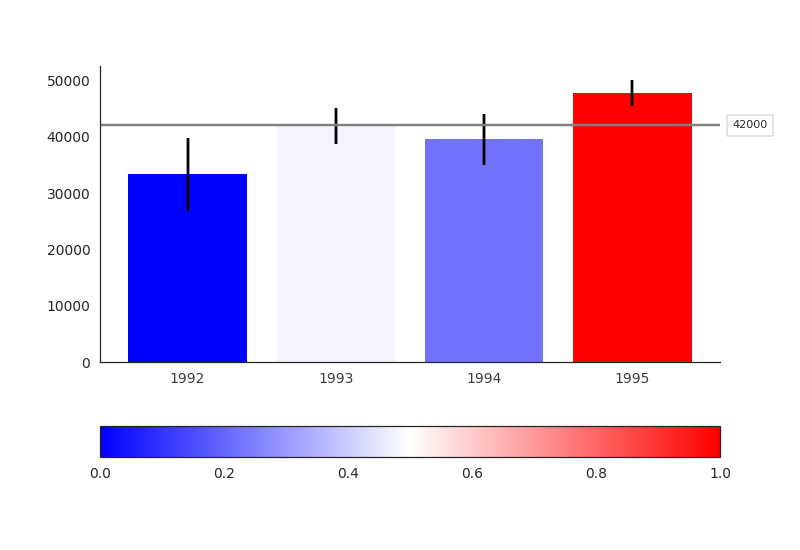

Here is the Python script that generated this plot:

# coding: utf-8

# # Assignment 3 - Building a Custom Visualization
#
# ---
#
# In this assignment you must choose one of the options presented below and submit a visual as well as your source code for peer grading. The details of how you solve the assignment are up to you, although your assignment must use matplotlib so that your peers can evaluate your work. The options differ in challenge level, but there are no grades associated with the challenge level you chose. However, your peers will be asked to ensure you at least met a minimum quality for a given technique in order to pass. Implement the technique fully (or exceed it!) and you should be able to earn full grades for the assignment.
#
#
# &nbsp;&nbsp;&nbsp;&nbsp;&nbsp;&nbsp;Ferreira, N., Fisher, D., & Konig, A. C. (2014, April). [Sample-oriented task-driven visualizations: allowing users to make better, more confident decisions.](https://www.microsoft.com/en-us/research/wp-content/uploads/2016/02/Ferreira_Fisher_Sample_Oriented_Tasks.pdf)
# &nbsp;&nbsp;&nbsp;&nbsp;&nbsp;&nbsp;In Proceedings of the SIGCHI Conference on Human Factors in Computing Systems (pp. 571-580). ACM. ([video](https://www.youtube.com/watch?v=BI7GAs-va-Q))
#
#
# In this [paper](https://www.microsoft.com/en-us/research/wp-content/uploads/2016/02/Ferreira_Fisher_Sample_Oriented_Tasks.pdf) the authors describe the challenges users face when trying to make judgements about probabilistic data generated through samples. As an example, they look at a bar chart of four years of data (replicated below in Figure 1). Each year has a y-axis value, which is derived from a sample of a larger dataset. For instance, the first value might be the number votes in a given district or riding for 1992, with the average being around 33,000. On top of this is plotted the 95% confidence interval for the mean (see the boxplot lectures for more information, and the yerr parameter of barcharts).
#
# <br>
# <img src="readonly/Assignment3Fig1.png" alt="Figure 1" style="width: 400px;"/>
# <h4 style="text-align: center;" markdown="1">  &nbsp;&nbsp;&nbsp;&nbsp;&nbsp;&nbsp;&nbsp;&nbsp;Figure 1 from (Ferreira et al, 2014).</h4>
#
# <br>
#
# A challenge that users face is that, for a given y-axis value (e.g. 42,000), it is difficult to know which x-axis values are most likely to be representative, because the confidence levels overlap and their distributions are different (the lengths of the confidence interval bars are unequal). One of the solutions the authors propose for this problem (Figure 2c) is to allow users to indicate the y-axis value of interest (e.g. 42,000) and then draw a horizontal line and color bars based on this value. So bars might be colored red if they are definitely above this value (given the confidence interval), blue if they are definitely below this value, or white if they contain this value.
#
#
# <br>
# <img src="readonly/Assignment3Fig2c.png" alt="Figure 1" style="width: 400px;"/>
# <h4 style="text-align: center;" markdown="1">  Figure 2c from (Ferreira et al. 2014). Note that the colorbar legend at the bottom as well as the arrows are not required in the assignment descriptions below.</h4>
#
# <br>
# <br>
#
# **Easiest option:** Implement the bar coloring as described above - a color scale with only three colors, (e.g. blue, white, and red). Assume the user provides the y axis value of interest as a parameter or variable.
#
#
# **Harder option:** Implement the bar coloring as described in the paper, where the color of the bar is actually based on the amount of data covered (e.g. a gradient ranging from dark blue for the distribution being certainly below this y-axis, to white if the value is certainly contained, to dark red if the value is certainly not contained as the distribution is above the axis).
#
# **Even Harder option:** Add interactivity to the above, which allows the user to click on the y axis to set the value of interest. The bar colors should change with respect to what value the user has selected.
#
# **Hardest option:** Allow the user to interactively set a range of y values they are interested in, and recolor based on this (e.g. a y-axis band, see the paper for more details).
#
# ---
#
# *Note: The data given for this assignment is not the same as the data used in the article and as a result the visualizations may look a little different.*

# In[ ]:

# Use the following data for this assignment:
%matplotlib notebook

import pandas as pd
import numpy as np
import matplotlib.pyplot as plt
from matplotlib import cm
import matplotlib.colors as mcol
from scipy import stats


def print_plot(threshold):
    # Line
    ax.axhline(threshold, color="gray")
    ax.text(1.02, threshold, threshold, va='center', ha="left", bbox=dict(facecolor="w",alpha=0.5), transform=ax.get_yaxis_transform())

    # Graph
    ax.set_xticks(x_pos)
    ax.set_xticklabels(years)
    ax.yaxis.grid(False)
    ax.xaxis.grid(False)
    ax.spines['top'].set_visible(False)
    ax.spines['right'].set_visible(False)
    ax.get_xaxis().tick_bottom()
    ax.get_yaxis().tick_left()
    ax.set_facecolor('white')

    # Colors
    percentages = []
    for bar, yerr_ in zip(bars, yerr):
        low = bar.get_height() - yerr_
        high = bar.get_height() + yerr_
        percentage = (high-threshold)/(high-low)
        if percentage>1: percentage=1
        if percentage<0: percentage=0
        percentages.append(percentage)

    cpick.to_rgba(percentages)
    plt.bar(range(df.shape[0]), means, yerr=yerr, color=cpick.to_rgba(percentages))


def onclick(event):
    plt.cla()
    print_plot(event.ydata)


np.random.seed(12345)

df = pd.DataFrame([np.random.normal(32000,200000,3650),
                   np.random.normal(43000,100000,3650),
                   np.random.normal(43500,140000,3650),
                   np.random.normal(48000,70000,3650)],
                  index=[1992,1993,1994,1995])

# width of the bars
barWidth = 1
default_threshold = 42000
lines_width = 0.9

years = ["1992","1993","1994","1995"]
x_pos = np.arange(len(years))
means = df.mean(axis = 1)
stds = df.std(axis = 1)
yerr = (stds / np.sqrt(df.shape[1]) * stats.t.ppf(1-0.05/2, df.shape[1]-1))

plt.rcParams["axes.edgecolor"] = "0.15"
plt.rcParams["axes.linewidth"]  = lines_width

fig = plt.figure()
ax = fig.add_subplot(111)

# Bars
bars = ax.bar(x_pos, means, yerr=yerr, align='center', alpha=lines_width, ecolor='black', capsize=10)

# Colors
cm1 = mcol.LinearSegmentedColormap.from_list("CmapName",["blue", "white", "red"])
cpick = cm.ScalarMappable(cmap=cm1)
cpick.set_array([])
plt.colorbar(cpick, orientation='horizontal')
plt.xticks(range(df.shape[0]), df.index, alpha=lines_width)

# Print plot
print_plot(default_threshold)

# Add onclick event
plt.gcf().canvas.mpl_connect('button_press_event', onclick)

# Save the figure and show
plt.show()
